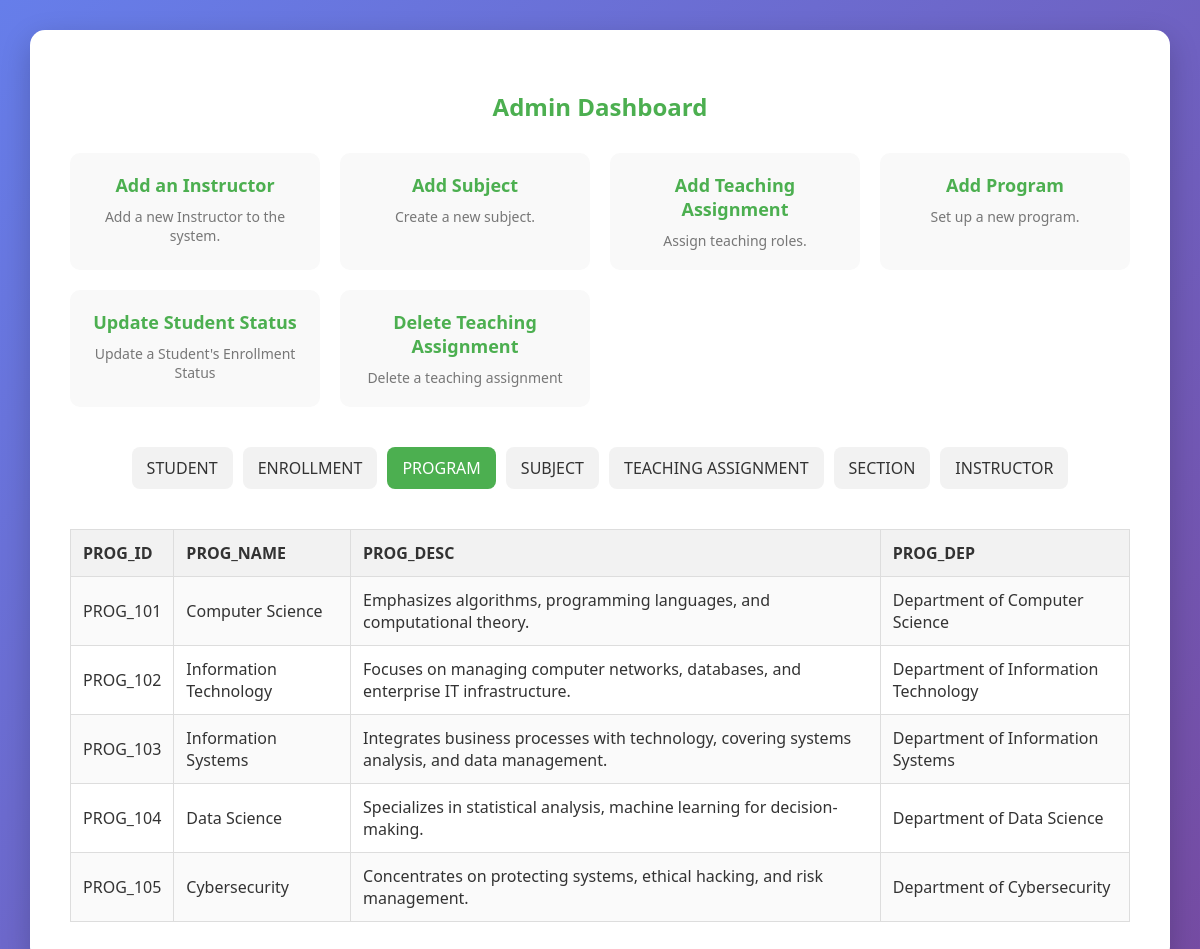
Page /Admin/AdminDashboard.php?table=PROGRAM on the committed database.
### tables this page shows
CREATE TABLE PROGRAM (
    PROG_ID    VARCHAR(8) NOT NULL PRIMARY KEY,  
    PROG_NAME  VARCHAR(50) NOT NULL,             
    PROG_DESC  VARCHAR(100),                     
    PROG_DEP   VARCHAR(50) NOT NULL              
);

### Admin/AdminDashboard.php (the view, shortened to what this page needs)
<?php
$conn = new mysqli("localhost:3310", "root", "Dj@070821", "EducEnroll");
$table = $_GET['table'] ?? '';
$allowed = ['STUDENT','ENROLLMENT','PROGRAM','SUBJECT','TEACHING_ASSIGNMENT','SECTION','INSTRUCTOR'];
if ($table && in_array($table, $allowed)) {
    $sql = "SELECT * FROM `$table`";
    $result = $conn->query($sql);
}
?>
<!DOCTYPE html>
<html lang="en">
<head>
</head>
<body>
    <div class="container">
        <h2>Admin Dashboard</h2>
        <div class="dashboard-grid">
            <div class="dashboard-item" onclick="window.location.href='../AdminFunctions/add_instructor.php'">
                <h3>Add an Instructor</h3>
                <p>Add a new Instructor to the system.</p>
            </div>
            <div class="dashboard-item" onclick="window.location.href='../AdminFunctions/add_subject.php'">
                <h3>Add Subject</h3>
                <p>Create a new subject.</p>
            </div>
            <div class="dashboard-item" onclick="window.location.href='../AdminFunctions/add_teachingassign.php'">
                <h3>Add Teaching Assignment</h3>
                <p>Assign teaching roles.</p>
            </div>
            <div class="dashboard-item" onclick="window.location.href='../AdminFunctions/add_program.php'">
                <h3>Add Program</h3>
                <p>Set up a new program.</p>
            </div>
            <div class="dashboard-item" onclick="window.location.href='../AdminFunctions/update_studentstat.php'">
                <h3>Update Student Status</h3>
                <p>Update a Student's Enrollment Status</p>
            </div>
            <div class="dashboard-item" onclick="window.location.href='../AdminFunctions/delete_teachingassign.php'">
                <h3>Delete Teaching Assignment</h3>
                <p>Delete a teaching assignment</p>
            </div>
        </div>
        <div class="nav-panel">
            <a class="nav-item <?= ($table=='STUDENT')?'active':'' ?>" href="?table=STUDENT">STUDENT</a>
            <a class="nav-item <?= ($table=='ENROLLMENT')?'active':'' ?>" href="?table=ENROLLMENT">ENROLLMENT</a>
            <a class="nav-item <?= ($table=='PROGRAM')?'active':'' ?>" href="?table=PROGRAM">PROGRAM</a>
            <a class="nav-item <?= ($table=='SUBJECT')?'active':'' ?>" href="?table=SUBJECT">SUBJECT</a>
            <a class="nav-item <?= ($table=='TEACHING_ASSIGNMENT')?'active':'' ?>" href="?table=TEACHING_ASSIGNMENT">TEACHING ASSIGNMENT</a>
            <a class="nav-item <?= ($table=='SECTION')?'active':'' ?>" href="?table=SECTION">SECTION</a>
            <a class="nav-item <?= ($table=='INSTRUCTOR')?'active':'' ?>" href="?table=INSTRUCTOR">INSTRUCTOR</a>
        </div>
        <div class="table-container">
            <?php if (!empty($table)): ?>
                <?php if ($result && $result->num_rows > 0): ?>
                    <table>
                        <tr>
                            <?php while ($field = $result->fetch_field()): ?>
                                <th><?= htmlspecialchars($field->name) ?></th>
                            <?php endwhile; ?>
                        </tr>
                        <?php while ($row = $result->fetch_assoc()): ?>
                            <tr>
                                <?php foreach ($row as $val): ?>
                                    <td><?= htmlspecialchars($val) ?></td>
                                <?php endforeach; ?>
                            </tr>
                        <?php endwhile; ?>
                    </table>
                <?php else: ?>
                    <p>No records found in <?= htmlspecialchars($table) ?>.</p>
                <?php endif; ?>
            <?php else: ?>
                <p>Select a table above to view its records.</p>
            <?php endif; ?>
        </div>
    </div>
</body>
</html>

### Admin/AdminDashboard.php (style rules this page uses)
body { font-family: 'Segoe UI', Tahoma, Geneva, Verdana, sans-serif; background: linear-gradient(135deg, #667eea 0%, #764ba2 100%); margin: 0; padding: 0; display: flex; justify-content: center; align-items: flex-start; min-height: 100vh; color: #333; }
.container { background: white; border-radius: 15px; box-shadow: 0 10px 30px rgba(0, 0, 0, 0.2); padding: 40px; max-width: 1100px; width: 100%; margin: 30px; }
h2 { margin-bottom: 30px; color: #4CAF50; font-weight: 600; text-align: center; }
.dashboard-grid { display: grid; grid-template-columns: repeat(auto-fit, minmax(220px, 1fr)); gap: 20px; margin-bottom: 40px; }
.dashboard-item { background: #f9f9f9; border-radius: 10px; padding: 20px; transition: transform 0.2s ease, box-shadow 0.2s ease; cursor: pointer; text-align: center; }
.dashboard-item h3 { margin: 0; color: #4CAF50; font-size: 18px; }
.dashboard-item p { margin: 10px 0 0 0; color: #777; font-size: 14px; }
.nav-panel { display: flex; justify-content: center; gap: 10px; margin-bottom: 30px; flex-wrap: wrap; }
.nav-item { padding: 10px 15px; background: #f2f2f2; border-radius: 8px; cursor: pointer; transition: background-color 0.3s ease, color 0.3s ease; font-weight: 500; text-decoration: none; color: #333; }
.nav-item:hover, .nav-item.active { background: #4CAF50; color: white; }
.table-container { margin-top: 20px; overflow-x: auto; }
table { border-collapse: collapse; width: 100%; margin-top: 10px; }
th, td { border: 1px solid #ddd; padding: 12px; text-align: left; }
th { background-color: #f2f2f2; color: #333; font-weight: 600; }
tr:nth-child(even) { background-color: #fafafa; }

### rows in the picture
program: PROG_ID "PROG_101", PROG_NAME "Computer Science", PROG_DESC "Emphasizes algorithms, programming languages, and computational theory.", PROG_DEP "Department of Computer Science"
program: PROG_ID "PROG_102", PROG_NAME "Information Technology", PROG_DESC "Focuses on managing computer networks, databases, and enterprise IT infrastructure.", PROG_DEP "Department of Information Technology"
program: PROG_ID "PROG_103", PROG_NAME "Information Systems", PROG_DESC "Integrates business processes with technology, covering systems analysis, and data management.", PROG_DEP "Department of Information Systems"
program: PROG_ID "PROG_104", PROG_NAME "Data Science", PROG_DESC "Specializes in statistical analysis, machine learning for decision-making.", PROG_DEP "Department of Data Science"
program: PROG_ID "PROG_105", PROG_NAME "Cybersecurity", PROG_DESC "Concentrates on protecting systems, ethical hacking, and risk management.", PROG_DEP "Department of Cybersecurity"

### other values in the picture
$field->name "PROG_ID"
$field->name "PROG_NAME"
$field->name "PROG_DESC"
$field->name "PROG_DEP"
